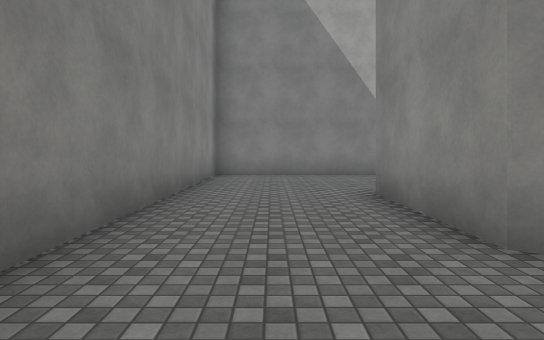
[1] (above)

16 first-person views from a walk through a Unity game level. The camera is 1.4 m above the floor, looks level and sees 75° across. The floor is counted in squares, 2 m on a side. Each view is taken from the middle of a square. On the plan, view 1 faces up. The plan holds only what a view shows up to about 11 squares ahead; the rest is blank. The place goes on beyond the plan. Surface patterns are stand-ins for the level's own textures.

[2]
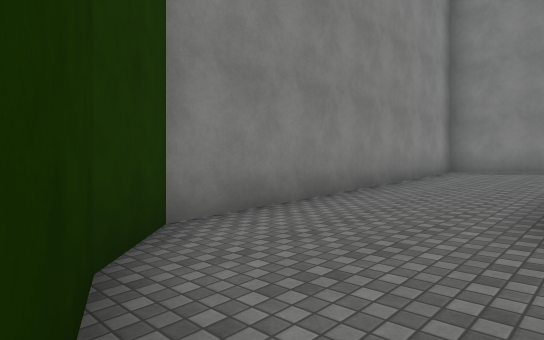

[3]
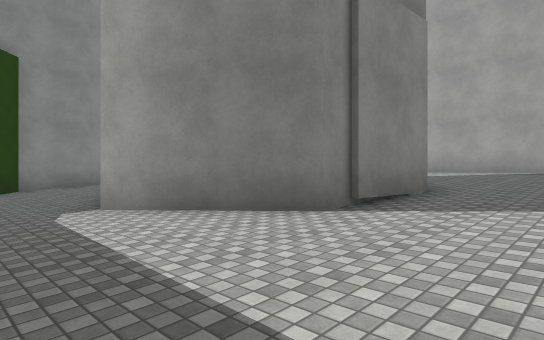

[4]
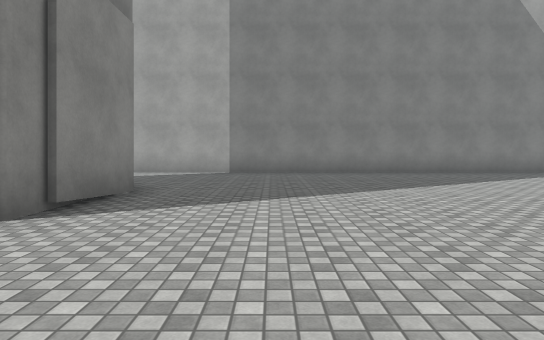

[5]
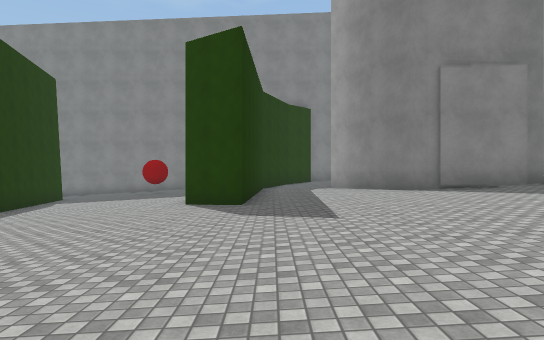

[6]
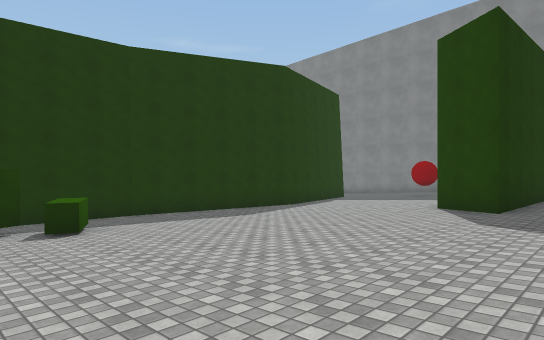

[7]
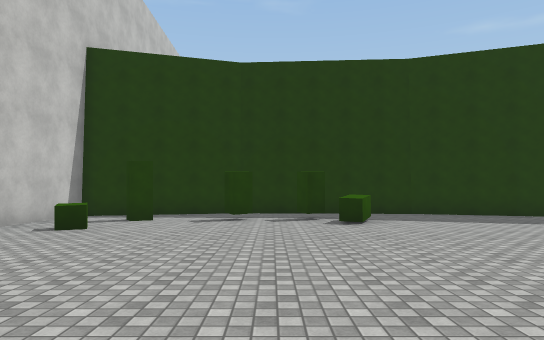

[8]
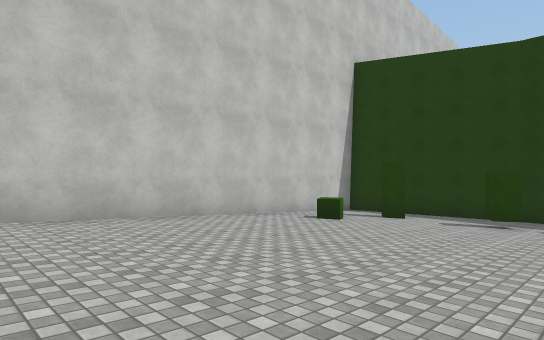

[9]
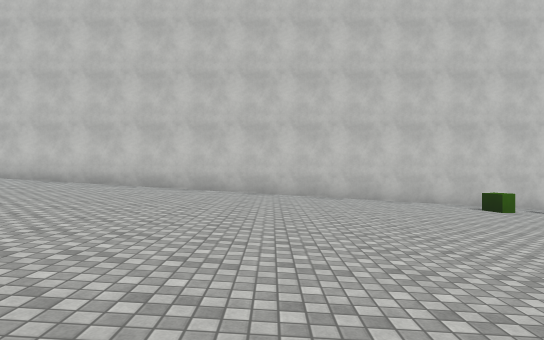

[10]
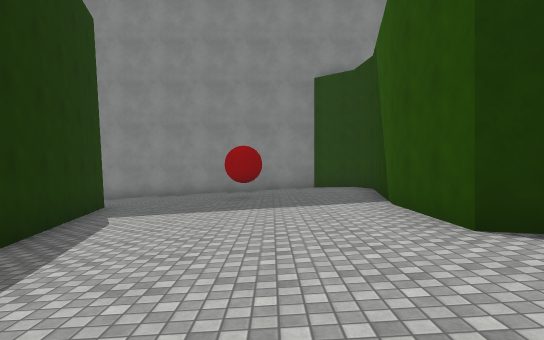

[11]
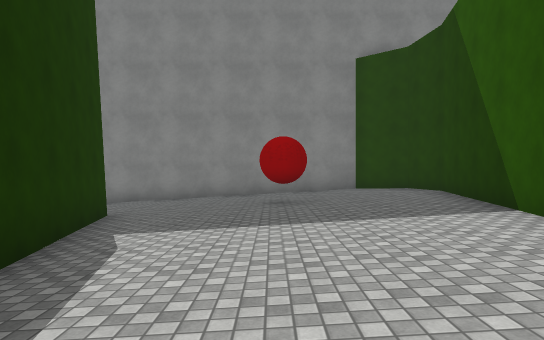

[12]
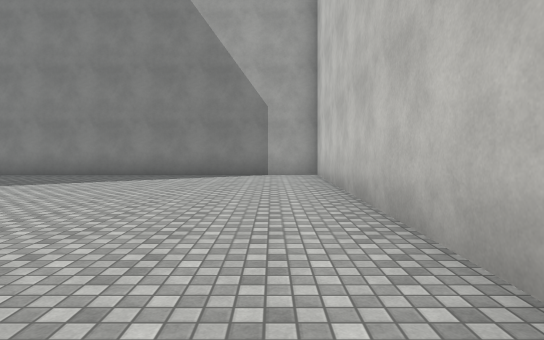

[13]
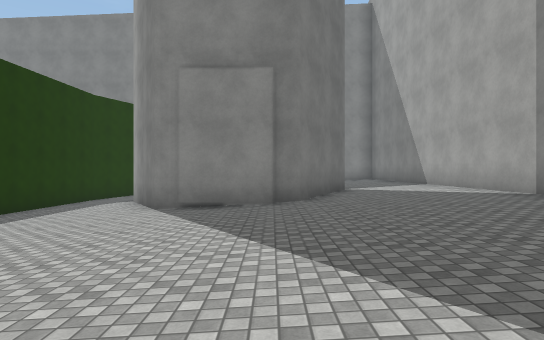

[14]
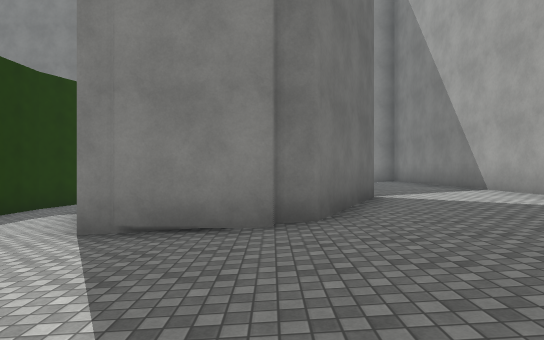

[15]
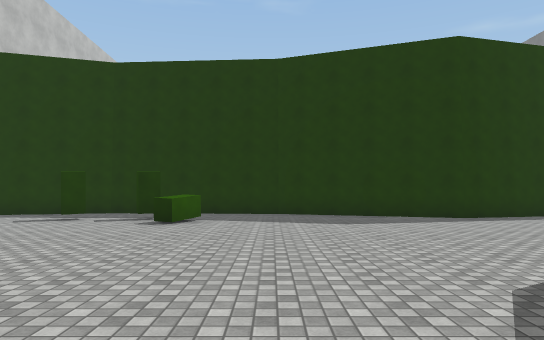

[16]
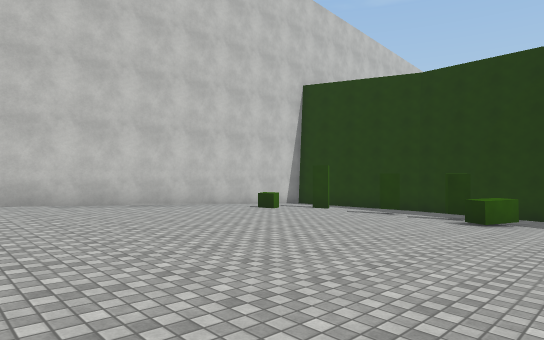

### Floor plan
Key: @ floor where view 1 was taken; # wall or solid block; . main floor; : floor 0.25 m higher than the main floor; - floor 0.25 m lower than the main floor; + floor 0.5 m higher than the main floor; _ floor 0.5 m lower than the main floor; * floor 0.75 m higher than the main floor; < floor 0.75 m lower than the main floor; % floor 1 m higher than the main floor; ( floor 1 m lower than the main floor; ! floor 1.25 m lower than the main floor; = window, fence, low wall or low ledge; ^ raised ledge.
Columns run from 2 left of view 1 to 22 right of it. Each row starts with its distance up from view 1.
 10 #########################
  9 #%%%%%%%%%%%%%%%%%%%%%%%#
  8 #%%%%%%%%%%%%%%%%%%%%%%%#
  7 #**** ##****************#
  6 #****  ##***************#
  5 #+++#   ##++++++++++++++#
  4 #+++#    #++++++++++++++#
  3 #:::#   ##::::::::::::::#
  2 #::::  ##:::::::::::::::#
  1 #......#................#
  0 ##@.....................#
 -1  ###....................#
 -2  ##########-------------#
 -3 ##-----###--------------#
 -4 #_______________________#
 -5 #_______________________#
 -6 #<<<#<<<<<<<<<<<<<<<<<=<#
 -7 #<<<<<<<<<<<<<<<^<<<<#<<#
 -8 #((((((((((((((((#((((((#
 -9 #((((########(((((((((###
-10 #!!!        ###########
-11 #!

Positions as (right, up) in squares from view 1, and headings:
1: (0, 0), facing up
2: (2, -1), facing up-left
3: (10, -1), facing up-left
4: (10, -1), facing up
5: (16, -1), facing left
6: (16, 0), facing down-left
7: (16, 1), facing down
8: (15, 1), facing down-right
9: (11, 0), facing right
10: (11, -5), facing left
11: (9, -6), facing left
12: (20, 0), facing up
13: (15, 5), facing left
14: (12, 5), facing left
15: (12, 1), facing down
16: (12, 2), facing down-right
